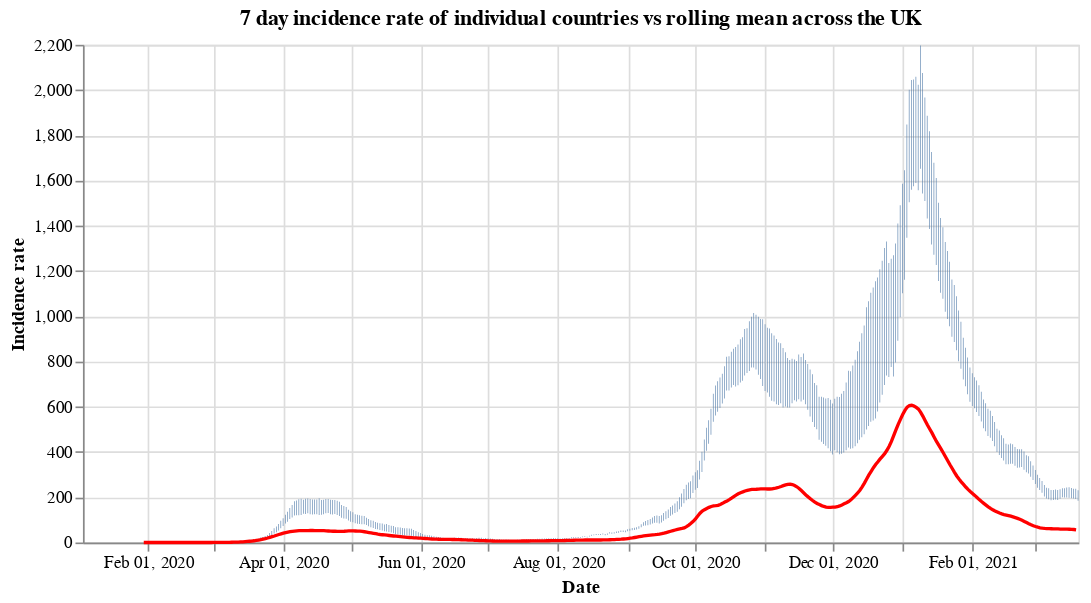

Notebook source saved alongside this figure:
### Code cell
#collapse
countries = uk_cases['areaName'].unique()
countries.sort()

selection = alt.selection_single(
    name='Select',
    fields=['areaName'],
    init={'areaName': 'Wales'},
    bind={'areaName': alt.binding_select(options=countries)}
)

# scatter plot, modify opacity based on selection
bars = alt.Chart(uk_cases).mark_bar().add_selection(
    selection
).encode(
    x=alt.X("yearmonthdate(date):T", axis=alt.Axis(title='Date')),
    y=alt.Y("weeklyCasesRate:Q", axis=alt.Axis(title='Incidence rate')),
    tooltip='weeklyCasesRate:Q',
    opacity=alt.condition(selection, alt.value(1), alt.value(0))
).properties(title=f'7 day incidence rate of individual countries vs rolling mean across the UK', width=600)

line = alt.Chart(overview_cases).mark_line(
    color='red',
    size=2,
).transform_window(
    rolling_mean='mean(weeklyCasesRate)',
    frame=[0, 7]
).encode(
    x='yearmonthdate(date):T',
    y='rolling_mean:Q'
)

alt.layer(bars, line)

### Figure 1 — Vega-Lite specification as saved in the notebook (floating-point values rounded to 4 significant figures; data arrays with more than 128 entries replaced by an {"elided": "..."} marker saying what was removed)
{"config": {"view": {"continuousWidth": 400, "continuousHeight": 300}}, "layer": [{"data": {"name": "data-fdb18cbd0eb789bce7bd78988c2cccb6"}, "mark": "bar", "encoding": {"opacity": {"condition": {"value": 1, "selection": "Select"}, "value": 0}, "tooltip": {"type": "quantitative", "field": "weeklyCasesRate"}, "x": {"type": "temporal", "axis": {"title": "Date"}, "field": "date", "timeUnit": "yearmonthdate"}, "y": {"type": "quantitative", "axis": {"title": "Incidence rate"}, "field": "weeklyCasesRate"}}, "selection": {"Select": {"type": "single", "fields": ["areaName"], "init": {"areaName": "Wales"}, "bind": {"areaName": {"input": "select", "options": ["England", "Northern Ireland", "Scotland", "Wales"]}}}}, "title": "7 day incidence rate of individual countries vs rolling mean across the UK", "width": 600}, {"data": {"name": "data-42d3999778c054f5dc9a2edf0819e10b"}, "mark": {"type": "line", "color": "red", "size": 2}, "encoding": {"x": {"type": "temporal", "field": "date", "timeUnit": "yearmonthdate"}, "y": {"type": "quantitative", "field": "rolling_mean"}}, "transform": [{"window": [{"op": "mean", "field": "weeklyCasesRate", "as": "rolling_mean"}], "frame": [0, 7]}]}], "$schema": "https://vega.github.io/schema/vega-lite/v4.8.1.json", "datasets": {"data-fdb18cbd0eb789bce7bd78988c2cccb6": {"elided": "1768 records"}, "data-42d3999778c054f5dc9a2edf0819e10b": {"elided": "415 records"}}}
